Frame 1 (no input): blank canvas, image omitted
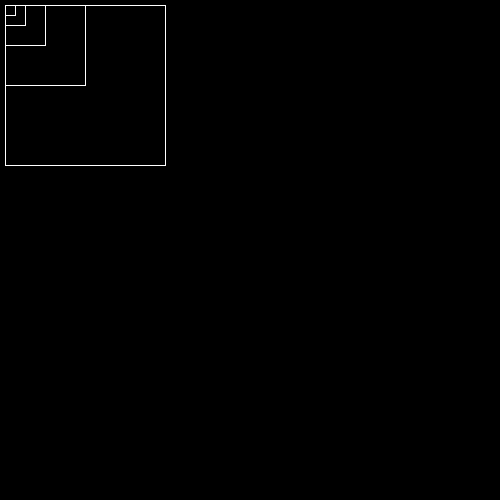
Frame 60 (the mouse pressed at the canvas centre just before this capture)
Frame 120 (the mouse held since frame 60 and released just before this capture): identical to frame 60, image omitted

The Processing sketch that drew this single still picture (run headless with seeded random() and noise(); from frame 60 on, the mouse is pressed at the canvas centre):

// Processing sketch: Functions_2
// ── Functions_2.pde
int size = 10;
int rectCount = 0;
void setup() {
  background(0);
  size(500, 500);
}
void draw() {
  if (rectCount < 5)drawRectangle(size);
}
void drawRectangle(int initialSize) {
  noFill();
  stroke(255);
  rect(5, 5, initialSize, initialSize);
  size = initialSize*2;
  rectCount++;
}
